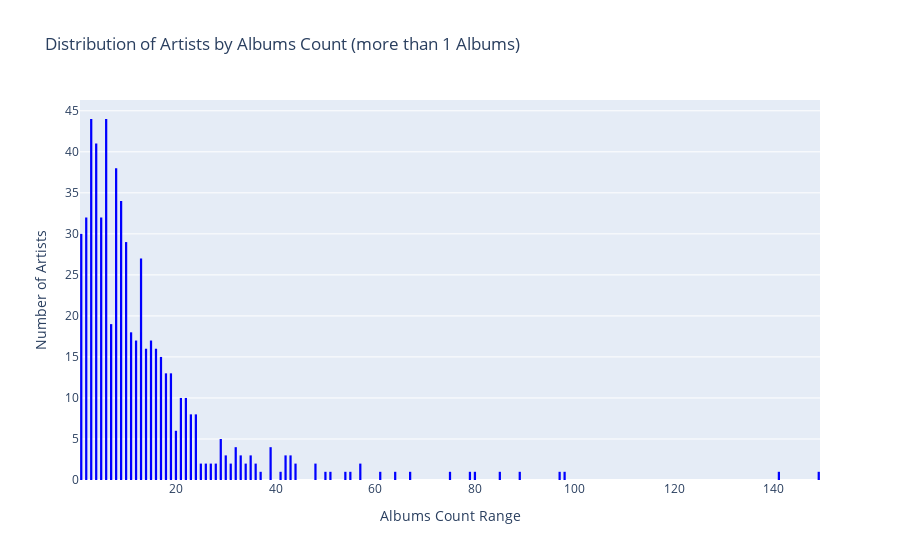

Here is the notebook cell this chart was saved with:
### Code cell
# Filter artists with more than 1 album_count
filtered_df = df_merged[artist_album_counts['album_count'] > 1]

# Create a Histogram
histogram_fig = go.Figure(data=[
    go.Histogram(
        x=filtered_df['album_count'],
        nbinsx=500,
        marker_color='blue',)])

histogram_fig.update_layout(
    title='Distribution of Artists by Albums Count (more than 1 Albums)',
    xaxis=dict(title='Albums Count Range'),
    yaxis=dict(title='Number of Artists'),
    showlegend=False,
    bargap=0.1)

histogram_fig.show()

html_file = 'album_count_range.html'

if not os.path.exists(html_file):
    pio.write_html(histogram_fig, file=html_file)
    print(f'HTML file "{html_file}" has been saved.')
else:
    print(f'HTML file "{html_file}" already exists.')

### Figure 1 — Plotly figure (JSON) as saved in the notebook; plotly's stock layout.template omitted (floating-point values rounded to 4 significant figures; data arrays with more than 128 entries replaced by an {"elided": "..."} marker saying what was removed)
{"data": [{"marker": {"color": "blue"}, "nbinsx": 500, "type": "histogram", "x": {"elided": "603 int values"}}], "layout": {"bargap": 0.1, "showlegend": false, "title": {"text": "Distribution of Artists by Albums Count (more than 1 Albums)"}, "xaxis": {"title": {"text": "Albums Count Range"}}, "yaxis": {"title": {"text": "Number of Artists"}}}}
